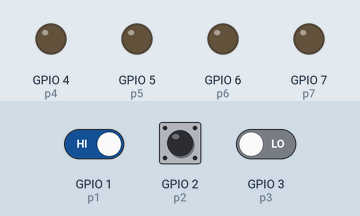
The program below on a simulated ESP32 board running MicroPython. Parts: output pins drawn as LEDs (lit = HIGH). Inputs (shaded band) come from the test bench; at power-on: GPIO 1 (p1) HIGH, GPIO 2 (p2) HIGH, GPIO 3 (p3) LOW. What the program prints to the serial console is not drawn.

Above: at 1.2 s.
1.3 s: GPIO 1 (p1) driven LOW
At 3.8 s:
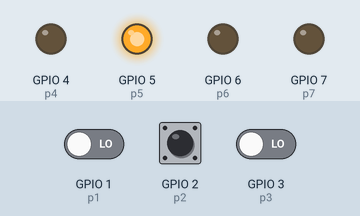
Timing chart, 0 to 6.3 s (numbered marks = the images above; inputs shaded):
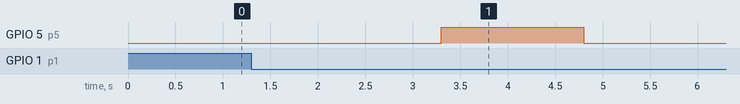

The program:

command_watermetet_boot.py
```python
from machine import Pin
from machine import WDT
import time

# Управление на четири релета с комбинация от команди по три кабела
#Дублира бутоните от командното табло
#From watering:
#R1 + R2 = START
#R1 + R3 = STOP
#R2 + R3 = REVERCE
#R1 + R2 + R3 = FORWARD


reset = WDT(timeout=120000)
reset.feed()

p4 = Pin(4,Pin.OUT)  #R3  START
p5 = Pin(5,Pin.OUT)  #R4  STOP
p6 = Pin(6,Pin.OUT)  #R2  REV
p7 = Pin(7,Pin.OUT)  #R1  FORW

p1 = Pin(1,Pin.IN)
p2 = Pin(2,Pin.IN)
p3 = Pin(3,Pin.IN)

p4.value(0)
p5.value(0)
p6.value(0)
p7.value(0)

def relay_work(relay):
    relay.value(1)
    time.sleep(1.5)
    relay.value(0)

def command_relay(num):

    p1.irq(handler=None)
    p2.irq(handler=None)
    p3.irq(handler=None)
    time.sleep(2)

    if p1.value() == 0 and p2.value() == 0 and p3.value() == 1:
        relay_work(p4)
    elif p1.value() == 0 and p2.value() == 1 and p3.value() == 0:
        relay_work(p5)
    elif p1.value() == 1 and p2.value() == 0 and p3.value() == 0:
        relay_work(p6)
    elif p1.value() == 0 and p2.value() == 0 and p3.value() == 0:
        relay_work(p7)


    p1.irq(handler=command_relay, trigger=Pin.IRQ_FALLING | Pin.IRQ_RISING)
    p2.irq(handler=command_relay, trigger=Pin.IRQ_FALLING | Pin.IRQ_RISING)
    p3.irq(handler=command_relay, trigger=Pin.IRQ_FALLING | Pin.IRQ_RISING)


print(dir(Pin))
p1.irq(handler=command_relay, trigger= Pin.IRQ_FALLING | Pin.IRQ_RISING)
p2.irq(handler=command_relay, trigger= Pin.IRQ_FALLING | Pin.IRQ_RISING)
p3.irq(handler=command_relay, trigger= Pin.IRQ_FALLING | Pin.IRQ_RISING)
```

Measured:
- after the input at 1.3 s, GPIO 5 (p5): LOW → HIGH after 2.0 s, → LOW 1.5 s later
